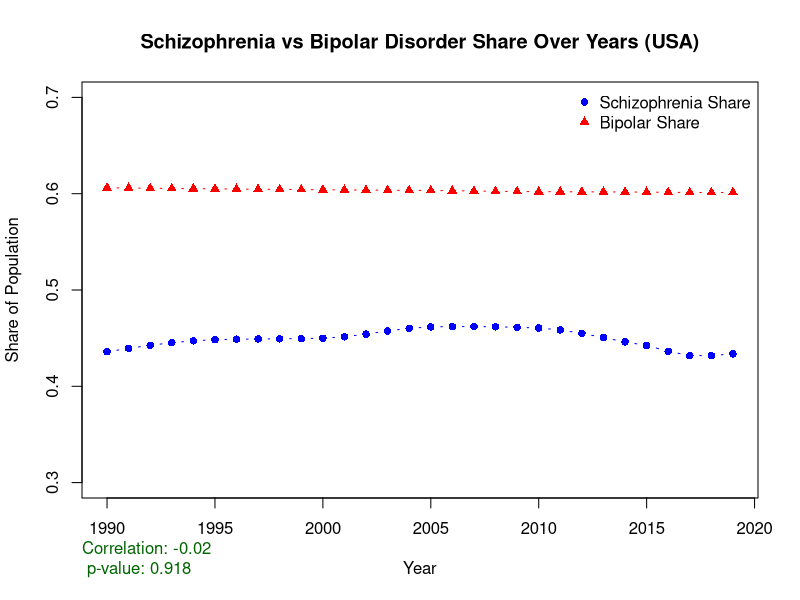
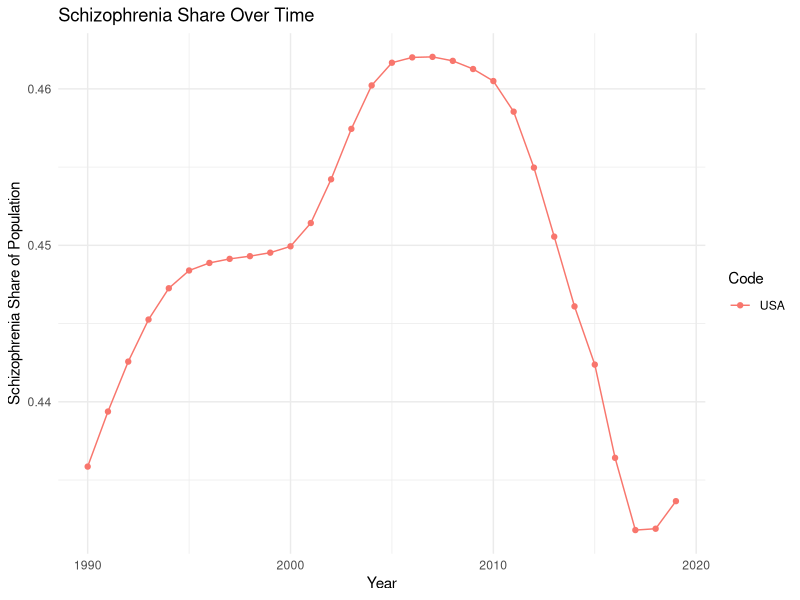
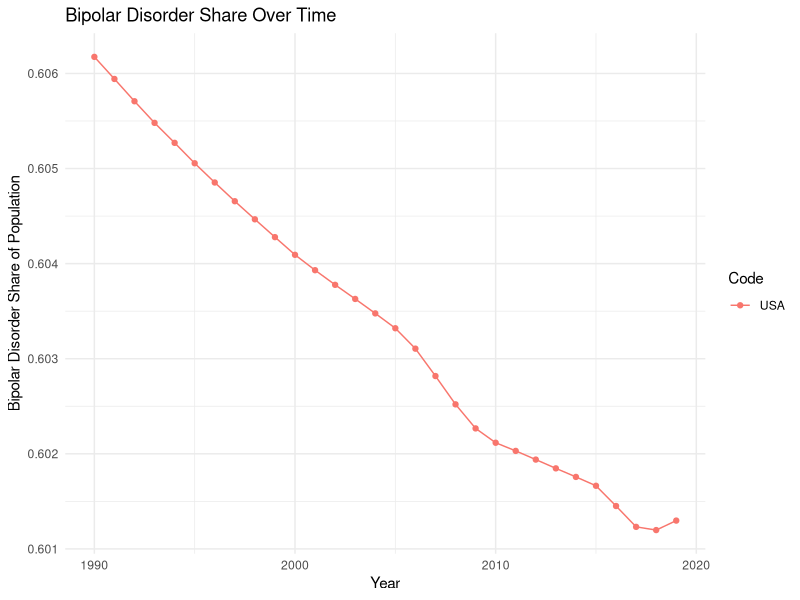
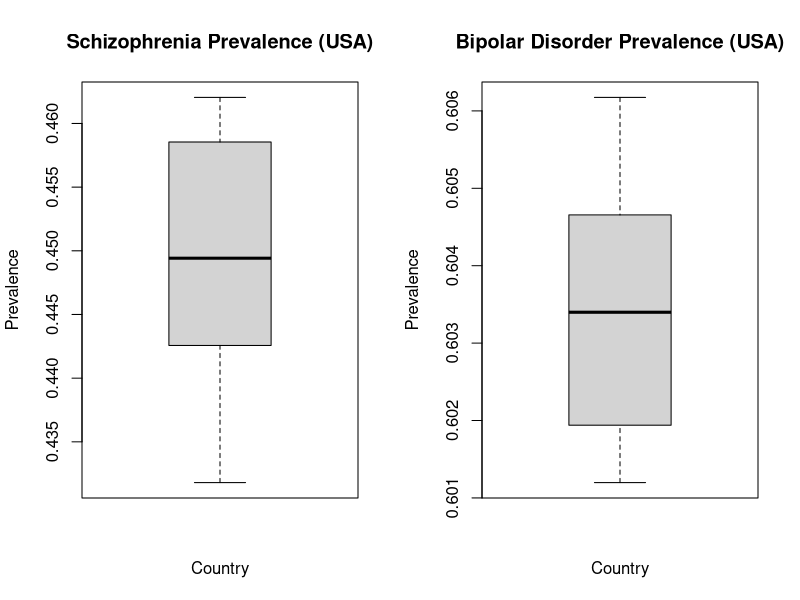
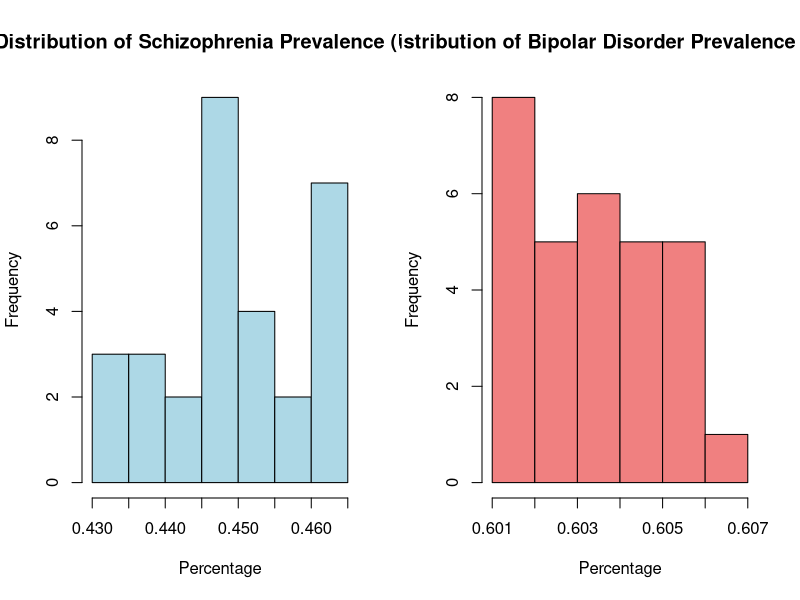
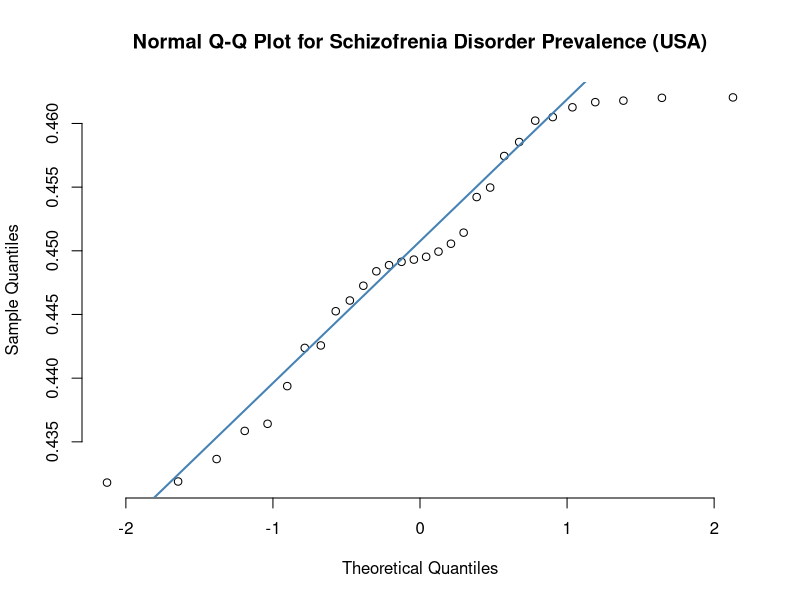
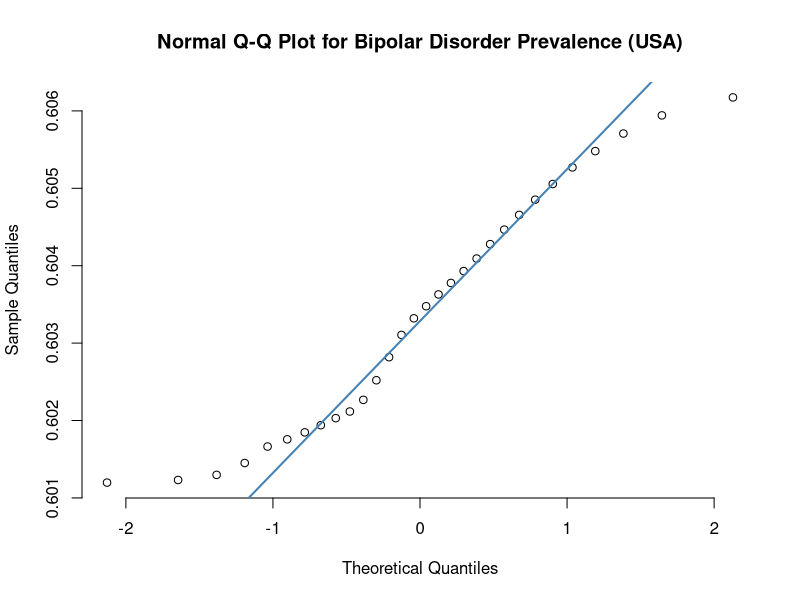

Reproduce these figures in R, in order.
# Load necessary libraries
library(readr)
library(ggplot2)

# Read the dataset for further analysis
mental_health_data <- read.csv("mental-illnesses-prevalence-all.csv")

# Get only required countries
countries_of_interest <- c("USA")  # "Australia", "Cameroon", "Cambodia"
filtered_data <- subset(mental_health_data, Code %in% countries_of_interest)

# Perform linear regression analysis
linear_model <- lm(Schizo ~ Bipolar, data = filtered_data)
summary(linear_model)

# Time series scatter plot for Schizophrenia and Bipolar Disorder share over years for the USA
time_series_plot_combined <- function(){
plot(filtered_data$Year, filtered_data$Schizo, type = "b",
     ylim = c(0.3, 0.7), xlab = "Year", ylab = "Share of Population",
     col = "blue", pch = 16,
     main = "Schizophrenia vs Bipolar Disorder Share Over Years (USA)")
lines(filtered_data$Year, filtered_data$Bipolar, type = "b", col = "red", pch = 17)

legend("topright", legend = c("Schizophrenia Share", "Bipolar Share"),
       col = c("blue", "red"), pch = c(16, 17), bty = "n")

# Correlation test between Schizophrenia and Bipolar disorder in the USA
correlation <- cor.test(filtered_data$Schizo, filtered_data$Bipolar)
mtext(paste("Correlation:", round(correlation$estimate, 2), "\n", 
            "p-value:", signif(correlation$p.value, digits = 3)), 
      side = 1, line = 3, col = "darkgreen", adj = 0)
}
time_series_plot_combined()

# Loop through each country to perform correlation and regression analysis
for (country in countries_of_interest) {
  # Filter data for the current country
  country_data <- subset(filtered_data, Code == country)
  
  # Perform Pearson correlation test
  correlation_test <- cor.test(country_data$Schizo, country_data$Bipolar, method = "pearson")
  
  # Perform linear regression analysis
  linear_model_country <- lm(Schizo ~ Bipolar, data = country_data)
  
  # Print results for each country
  cat("\nResults for", country, ":\n")
  print(correlation_test)
  print(summary(linear_model_country))
  
  # Create scatter plot with regression line for each country
  ggplot(country_data, aes(x = Bipolar, y = Schizo)) +
    geom_point() +
    geom_smooth(method = "lm", col = "blue") +
    labs(title = paste("Schizophrenia vs Bipolar in", country),
         x = "Bipolar Disorder Prevalence",
         y = "Schizophrenia Prevalence") +
    theme_minimal()
}

# Time series analysis of Schizophrenia and Bipolar Disorder share over years for all countries
ggplot(filtered_data, aes(x = Year, y = Schizo, group = Code, color = Code)) +
  geom_line() +
  geom_point() +
  labs(title = "Schizophrenia Share Over Time",
       x = "Year",
       y = "Schizophrenia Share of Population") +
  theme_minimal()

ggplot(filtered_data, aes(x = Year, y = Bipolar, group = Code, color = Code)) +
  geom_line() +
  geom_point() +
  labs(title = "Bipolar Disorder Share Over Time",
       x = "Year",
       y = "Bipolar Disorder Share of Population") +
  theme_minimal()

# Quartile table statistics
summary(filtered_data$Schizo)
sd(filtered_data$Schizo)
summary(filtered_data$Bipolar)
sd(filtered_data$Bipolar)

# Box plots for Schizophrenia and Bipolar Disorder prevalence across countries
par(mfrow = c(1, 2))
boxplot(filtered_data$Schizo ~ filtered_data$Code, main = "Schizophrenia Prevalence (USA)",
        ylab = "Prevalence", xlab = "Country")
boxplot(filtered_data$Bipolar ~ filtered_data$Code, main = "Bipolar Disorder Prevalence (USA)",
        ylab = "Prevalence", xlab = "Country")
par(mfrow = c(1, 1))

# Histograms for each disorder across countries
par(mfrow = c(1, 2))
hist(filtered_data$Schizo, main = "Distribution of Schizophrenia Prevalence (USA)",
     xlab = "Percentage", ylab = "Frequency", col = "lightblue")
hist(filtered_data$Bipolar, main = "Distribution of Bipolar Disorder Prevalence (USA)",
     xlab = "Percentage", ylab = "Frequency", col = "lightcoral")
par(mfrow = c(1, 1))

# QQ Norm Plots - Included in next section
qqnorm(filtered_data$Schizo, pch = 1, frame = FALSE,
       main = "Normal Q-Q Plot for Schizofrenia Disorder Prevalence (USA)")
qqline(filtered_data$Schizo, col = "steelblue", lwd = 2)

qqnorm(filtered_data$Bipolar, pch = 1, frame = FALSE,
       main = "Normal Q-Q Plot for Bipolar Disorder Prevalence (USA)")
qqline(filtered_data$Bipolar, col = "steelblue", lwd = 2)
